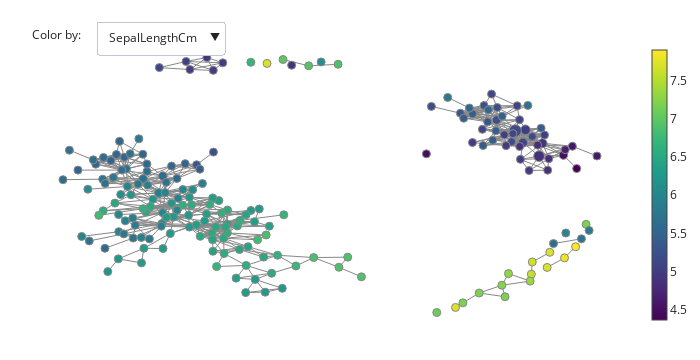

Notebook cell for this chart:
### Code cell
fig = plot_static_mapper_graph(pipe, df, color_data=df)
fig.show(config={'scrollZoom': True})

### Figure 1 — Plotly figure (JSON) as saved in the notebook; plotly's stock layout.template omitted (floating-point values rounded to 4 significant figures; data arrays with more than 128 entries replaced by an {"elided": "..."} marker saying what was removed)
{"data": [{"hoverinfo": "none", "line": {"color": "#888", "width": 1}, "mode": "lines", "name": "edge_trace", "type": "scatter", "uid": "a1cc9416-3239-4bfc-a442-59e854b47d09", "x": {"elided": "1959 float values"}, "y": {"elided": "1959 float values"}}, {"hoverinfo": "text", "hovertext": {"elided": "201 str values"}, "marker": {"color": {"elided": "201 float values"}, "colorbar": {"thickness": 15, "title": {"side": "right", "text": ""}, "xanchor": "left"}, "colorscale": [[0, "#440154"], [0.1111, "#482878"], [0.2222, "#3e4989"], [0.3333, "#31688e"], [0.4444, "#26828e"], [0.5556, "#1f9e89"], [0.6667, "#35b779"], [0.7778, "#6ece58"], [0.8889, "#b5de2b"], [1, "#fde725"]], "line": {"color": "#888", "width": 1}, "opacity": 1, "reversescale": false, "showscale": true, "size": {"elided": "201 int values"}, "sizemin": 4, "sizemode": "area", "sizeref": 0.1944}, "mode": "markers", "name": "node_trace", "type": "scatter", "uid": "e9870bcd-2605-4cdb-a764-4b2ac1751866", "x": {"elided": "201 float values"}, "y": {"elided": "201 float values"}}], "layout": {"annotations": [{"align": "left", "showarrow": false, "text": "Color by:", "x": 0, "xref": "paper", "y": 1.055, "yref": "paper"}], "autosize": false, "height": 360, "hovermode": "closest", "margin": {"b": 20, "l": 5, "r": 5, "t": 40}, "showlegend": false, "title": {"text": ""}, "updatemenus": [{"buttons": [{"args": [{"hovertext": {"elided": "2 rows, 201 str values in total"}, "marker.color": {"elided": "2 rows, 201 float values in total"}}], "label": "SepalLengthCm", "method": "restyle"}, {"args": [{"hovertext": {"elided": "2 rows, 201 str values in total"}, "marker.color": {"elided": "2 rows, 201 float values in total"}}], "label": "SepalWidthCm", "method": "restyle"}, {"args": [{"hovertext": {"elided": "2 rows, 201 str values in total"}, "marker.color": {"elided": "2 rows, 201 float values in total"}}], "label": "PetalLengthCm", "method": "restyle"}, {"args": [{"hovertext": {"elided": "2 rows, 201 str values in total"}, "marker.color": {"elided": "2 rows, 201 float values in total"}}], "label": "PetalWidthCm", "method": "restyle"}], "direction": "down", "pad": {"r": 10, "t": 10}, "showactive": true, "x": 0.11, "xanchor": "left", "y": 1.1, "yanchor": "top"}], "width": 700, "xaxis": {"autorange": true, "range": [-9.488, 12.13], "showgrid": false, "showline": false, "showticklabels": false, "ticks": "", "title": {"text": ""}, "type": "linear", "zeroline": false}, "yaxis": {"autorange": true, "range": [-11.03, 14.57], "showgrid": false, "showline": false, "showticklabels": false, "ticks": "", "title": {"text": ""}, "type": "linear", "zeroline": false}}}
